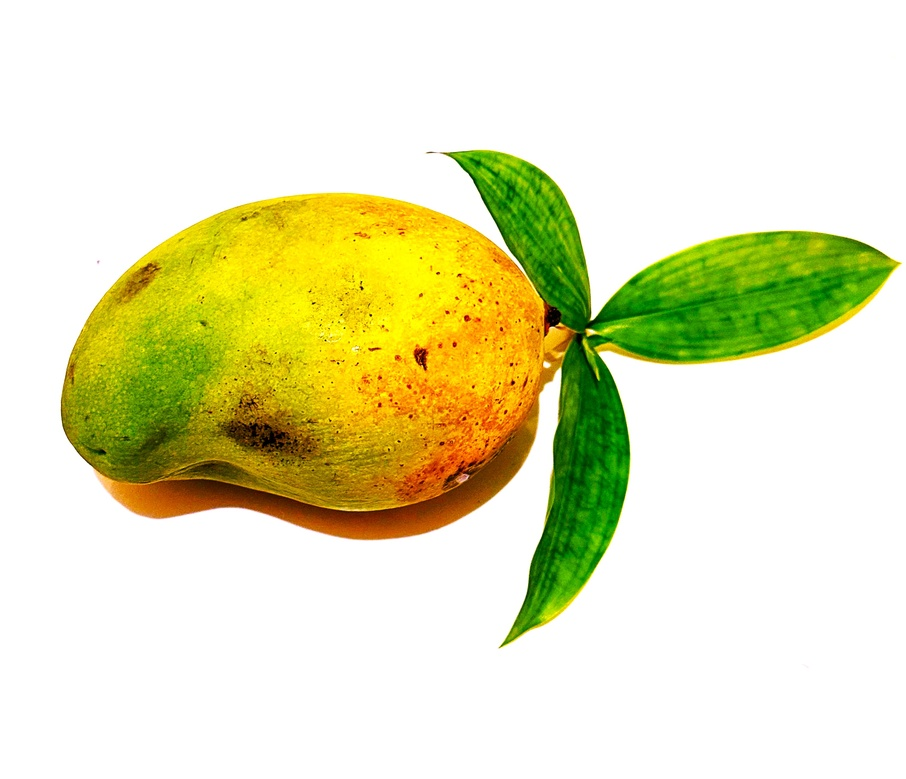
#> input picture mangga.jpg, 906 x 779 px, shrunk from 3024 x 2600 before the run
$ jupyter execute 'Deteksi Daun.ipynb'
#> lines starting #> are read from the running program, lines starting #| are printed output that depends on the picture; after the words box and inside, x2 and y2 are one past the last pixel; in counts of white or black regions, pixels touching at a corner belong together
# Import Library

[cell 1]
import cv2
import numpy as np
import matplotlib.pyplot as plt

# Membuat dan Mengonversi Gambar

[cell 2]
image_path = 'mangga.jpg'
original_image = cv2.imread(image_path)
#> original_image is the input picture: shape (779, 906, 3); mean B, G, R 186.2, 228.3, 228.1
original_image = cv2.cvtColor(original_image, cv2.COLOR_BGR2RGB)

# Mengonversi Gambar ke Ruang Warna HVS

[cell 3]
hsv_image = cv2.cvtColor(original_image, cv2.COLOR_RGB2HSV)
#> hsv_image: shape (779, 906, 3); mean H, S, V 11, 68.2, 235.7

# Mengidentifikasi Rentan Warna untuk Mangga dan Daun

[cell 4]
mango_lower = np.array([20, 100, 100])
mango_upper = np.array([30, 255, 255])

leaves_lower = np.array([35, 100, 100])
leaves_upper = np.array([85, 255, 255])

# Membuat Masker untuk Mangga dan Daun

[cell 5]
mask_mango = cv2.inRange(hsv_image, mango_lower, mango_upper)
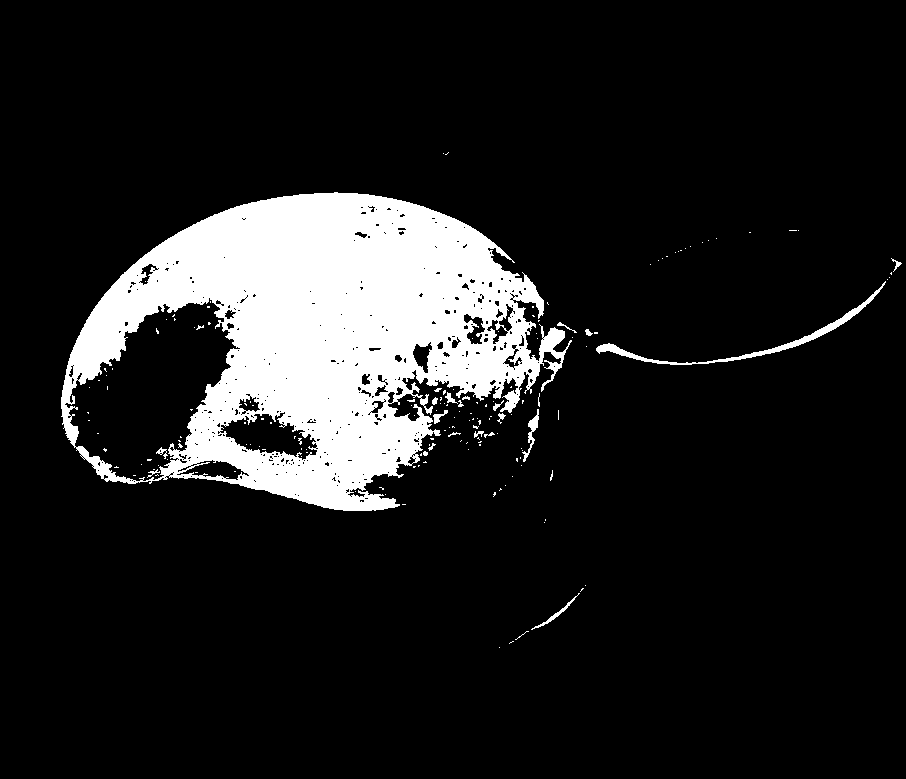
#> mask_mango: shape (779, 906); 12.4% white; 168 white regions (147 under 20 px), largest, box (x1, y1, x2, y2) and area: (61, 192, 572, 511) 84753, (596, 281, 886, 365) 1420, (522, 409, 539, 462) 233
mask_leaves = cv2.inRange(hsv_image, leaves_lower, leaves_upper)
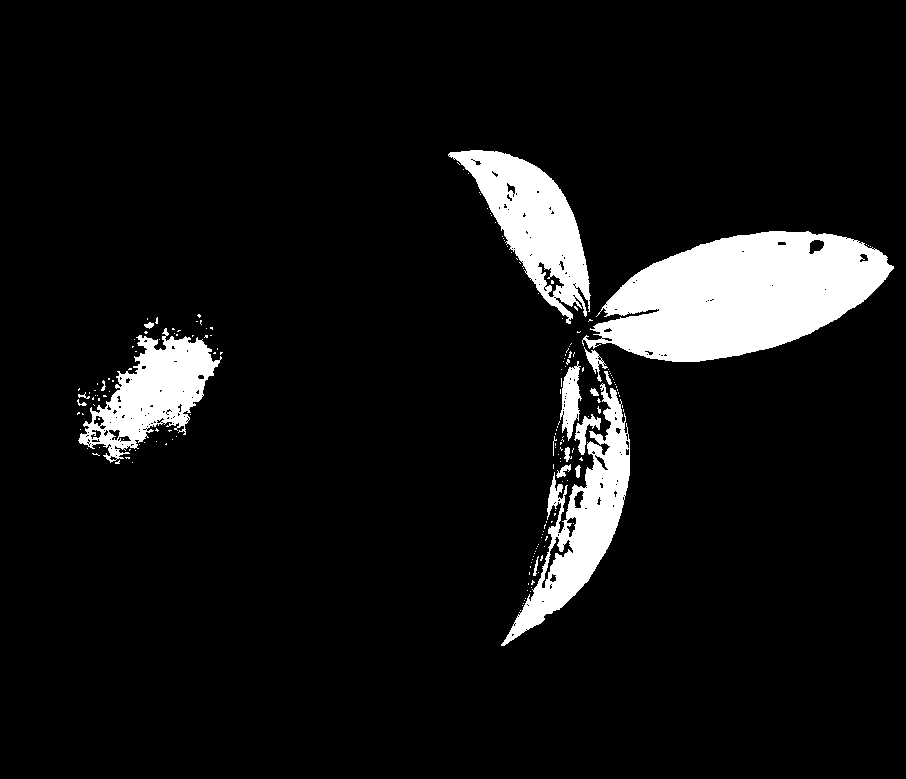
#> mask_leaves: shape (779, 906); 8.1% white; 184 white regions (166 under 20 px), largest, box (x1, y1, x2, y2) and area: (582, 231, 894, 362) 26254, (448, 150, 591, 324) 10270, (501, 383, 630, 646) 9705

# Melakukan Segmentasi mangga dan Daun Menggunakan Masker

[cell 6]
segmented_mango = cv2.bitwise_and(original_image, original_image, mask=mask_mango)
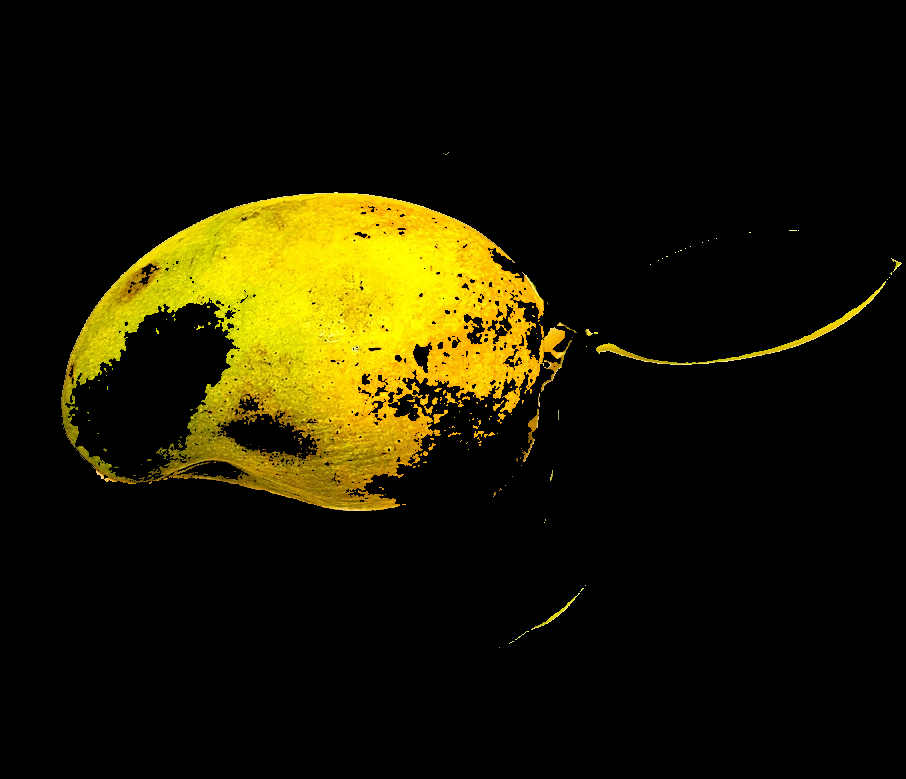
#> segmented_mango: shape (779, 906, 3); mean R, G, B 27.7, 24, 0.9
segmented_leaves = cv2.bitwise_and(original_image, original_image, mask=mask_leaves)
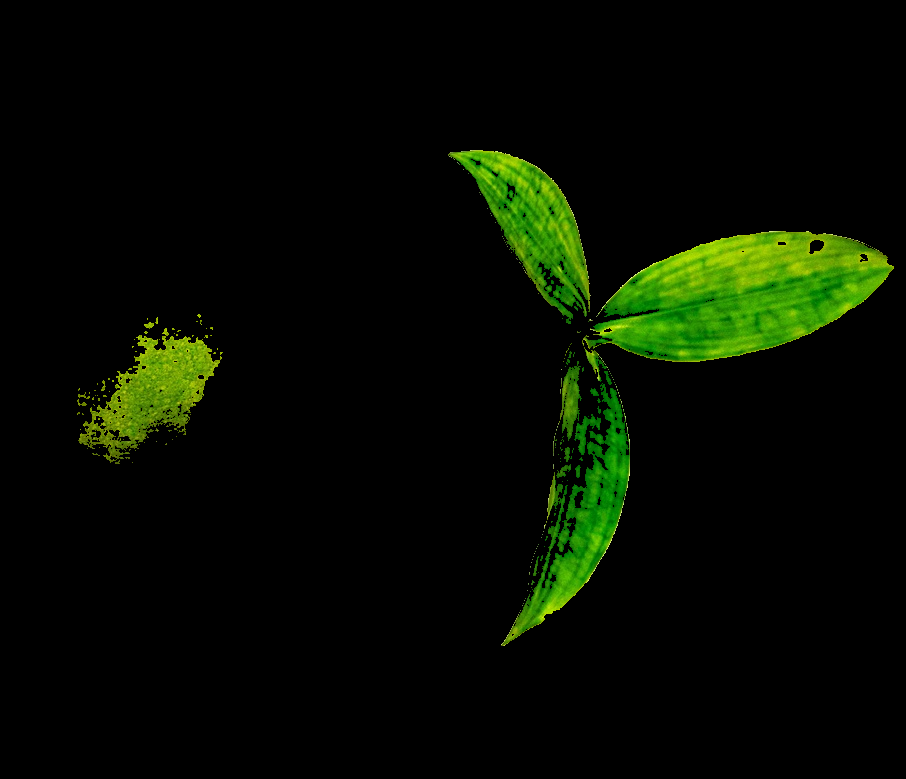
#> segmented_leaves: shape (779, 906, 3); mean R, G, B 5.8, 12.4, 0.4

# Menampilkan Hasil

[cell 7]
fig, axes = plt.subplots(2, 2, figsize=(10, 10))

axes[0, 0].imshow(original_image)
axes[0, 0].set_title('Gambar Asli')

axes[0, 1].imshow(mask_mango, cmap='gray')
axes[0, 1].set_title('Mask Mangga')

axes[1, 0].imshow(segmented_mango)
axes[1, 0].set_title('Segmentasi Mangga')

axes[1, 1].imshow(segmented_leaves)
axes[1, 1].set_title('Segmentasi Daun')

plt.tight_layout()
plt.show()
